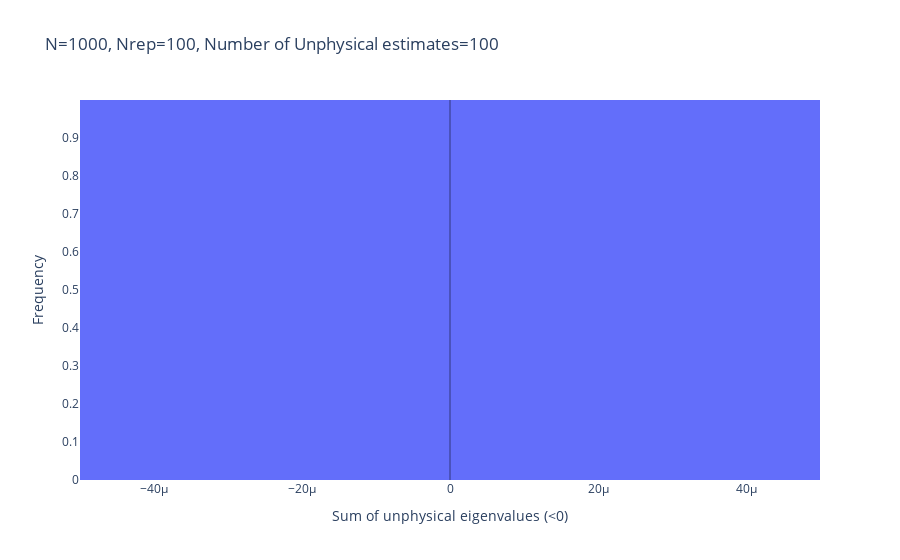
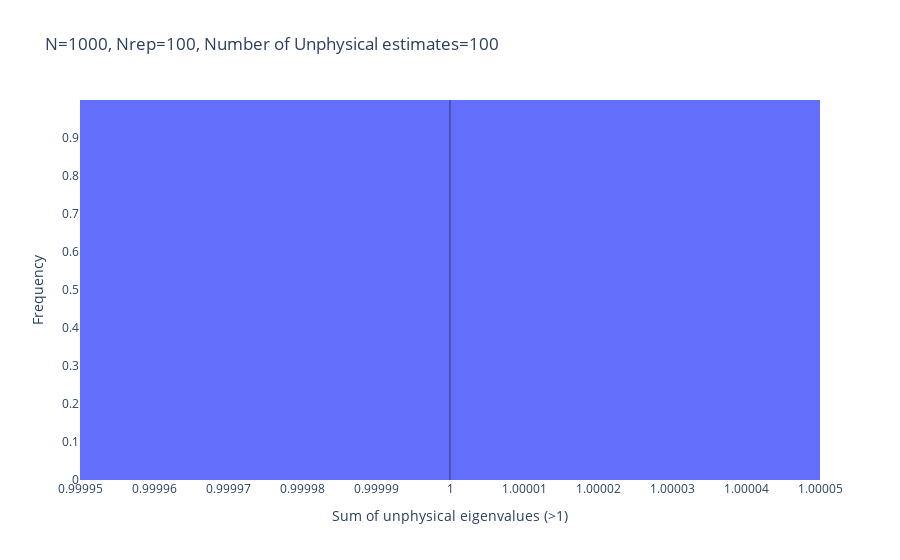

The notebook cell saved with these charts, in order:
### Code cell
value_list = violation_result["sum_of_eigenvalues"]["less_than_zero"]
fig = physicality_violation_check.make_prob_dist_histogram(value_list, bin_size=0.0001, annotation_vlines=[0])

# TODO: iterationsとnum_dataを与える方法
n_rep = len(violation_result["sorted_eigenvalues_list"][0])
n = num_data[0]
title = f"N={n}, Nrep={n_rep}, Number of Unphysical estimates={len(value_list)}"
fig.update_layout(title=title)
fig.update_xaxes( title=f"Sum of unphysical eigenvalues (<0)")
fig.show()

value_list = violation_result["sum_of_eigenvalues"]["greater_than_one"]
fig = physicality_violation_check.make_prob_dist_histogram(value_list, bin_size=0.0001, annotation_vlines=[1])

n_rep = len(violation_result["sorted_eigenvalues_list"][0])
n = num_data[0]
title = f"N={n}, Nrep={n_rep}, Number of Unphysical estimates={len(value_list)}"
fig.update_layout(title=title)  # TODO
fig.update_xaxes( title=f"Sum of unphysical eigenvalues (>1)")
fig.show()

### Figure 1 — Plotly figure (JSON) as saved in the notebook; plotly's stock layout.template omitted (floating-point values rounded to 4 significant figures)
{"data": [{"histnorm": "probability", "type": "histogram", "x": [-9.798e-13, -2.342e-12, -8.106e-13, -1.263e-11, -1.347e-11, -1.791e-12, -2.987e-12, -2.808e-12, -3.052e-10, -7.45e-12, -2.461e-12, -2.442e-12, -1.347e-11, -4.768e-11, -4.767e-12, -3.403e-12, -7.748e-12, -1.836e-12, -1.744e-12, -7.629e-11, -1.985e-12, -6.942e-12, -1.065e-12, -5.512e-12, -1.263e-11, -3.433e-12, -1.55e-11, -2.252e-12, -2.681e-12, -2.33e-12, -1.32e-12, -1.359e-12, -4.96e-12, -4.052e-12, -1.132e-12, -1.221e-10, -1.013e-11, -1.283e-12, -5.959e-12, -8.701e-12, -1.013e-11, -1.764e-11, -1.656e-12, -1.204e-11, -2.765e-11, -1.012e-12, -5.363e-12, -1.506e-12, -7.748e-12, -2.897e-12, -6.324e-13, -3.314e-12, -4.439e-12, -3.052e-10, -4.558e-12, -4.543e-12, -1.528e-12, -3.403e-12, -5.959e-12, -1.914e-12, -7.902e-13, -2.765e-11, -3.455e-12, -5.155e-12, -3.411e-12, -6.044e-13, -4.543e-12, -5.304e-12, -3.009e-12, -6.019e-12, -1.349e-12, -1.692e-12, -5.065e-12, -1.24e-11, -7.014e-13, -6.972e-12, -1.582e-12, -5.84e-12, -6.197e-12, -4.959e-11, -6.817e-13, -9.774e-12, -1.907e-11, -5.512e-12, -8.641e-12, -4.558e-12, -1.051e-12, -2.875e-12, -1.299e-12, -1.383e-11, -4.768e-11, -3.314e-12, -9.537e-13, -1.717e-11, -3.314e-12, -2.271e-12, -1.862e-12, -5.781e-12, -9.164e-13, -9.118e-12], "xbins": {"size": 0.0001}}], "layout": {"shapes": [{"line": {"color": "black", "width": 1}, "opacity": 0.5, "type": "line", "x0": 0, "x1": 0, "xref": "x", "y0": 0, "y1": 1, "yref": "paper"}], "title": {"text": "N=1000, Nrep=100, Number of Unphysical estimates=100"}, "xaxis": {"dtick": 0, "title": {"text": "Sum of unphysical eigenvalues (<0)"}}, "yaxis": {"range": [0, 1], "tickvals": [0, 0.1, 0.2, 0.3, 0.4, 0.5, 0.6, 0.7, 0.8, 0.9], "title": {"text": "Frequency"}}}}

### Figure 2 — Plotly figure (JSON) as saved in the notebook; plotly's stock layout.template omitted (floating-point values rounded to 4 significant figures)
{"data": [{"histnorm": "probability", "type": "histogram", "x": [1.0, 1.0, 1.0, 1.0, 1.0, 1.0, 1.0, 1.0, 1.0, 1.0, 1.0, 1.0, 1.0, 1.0, 1.0, 1.0, 1.0, 1.0, 1.0, 1.0, 1.0, 1.0, 1.0, 1.0, 1.0, 1.0, 1.0, 1.0, 1.0, 1.0, 1.0, 1.0, 1.0, 1.0, 1.0, 1.0, 1.0, 1.0, 1.0, 1.0, 1.0, 1.0, 1.0, 1.0, 1.0, 1.0, 1.0, 1.0, 1.0, 1.0, 1.0, 1.0, 1.0, 1.0, 1.0, 1.0, 1.0, 1.0, 1.0, 1.0, 1.0, 1.0, 1.0, 1.0, 1.0, 1.0, 1.0, 1.0, 1.0, 1.0, 1.0, 1.0, 1.0, 1.0, 1.0, 1.0, 1.0, 1.0, 1.0, 1.0, 1.0, 1.0, 1.0, 1.0, 1.0, 1.0, 1.0, 1.0, 1.0, 1.0, 1.0, 1.0, 1.0, 1.0, 1.0, 1.0, 1.0, 1.0, 1.0, 1.0], "xbins": {"size": 0.0001}}], "layout": {"shapes": [{"line": {"color": "black", "width": 1}, "opacity": 0.5, "type": "line", "x0": 1, "x1": 1, "xref": "x", "y0": 0, "y1": 1, "yref": "paper"}], "title": {"text": "N=1000, Nrep=100, Number of Unphysical estimates=100"}, "xaxis": {"dtick": 0, "title": {"text": "Sum of unphysical eigenvalues (>1)"}}, "yaxis": {"range": [0, 1], "tickvals": [0, 0.1, 0.2, 0.3, 0.4, 0.5, 0.6, 0.7, 0.8, 0.9], "title": {"text": "Frequency"}}}}
